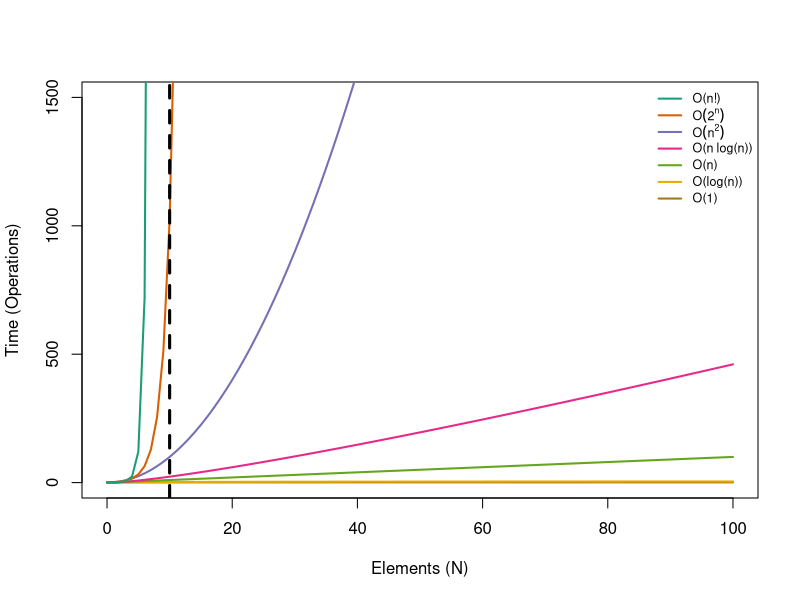

This figure's R source:
# IDS_07_04_BigO.R

# ==========================================================
# Install and load packages as needed
# ==========================================================

install.packages("RColorBrewer")
library(RColorBrewer)

# ==========================================================
# Set up graph
# ==========================================================

# The x & y limits for the plot
xl <- c(0, 100) #How many elements
yl <- c(0, 1500) #Operations

# Choose a palette from the RColorBrewer
pal <- brewer.pal(7, "Dark2")

# ==========================================================
# Graph functions
# ==========================================================

# FAST
# 1. O(1) Constant
plot(function(n) (rep(1, length(n))), xlim = xl, ylim = yl, 
     col = pal[7], 
     lwd = 2,
     xlab = "Elements (N)", 
     ylab = "Time (Operations)")

# 2. O(log(n)): Logarithmic Ex: Find an item in a sorted array
plot(function(n) (log(n)), xlim = xl, ylim = yl, 
     col = pal[6], lwd = 2, add = TRUE)

# 3. O(n): Linear Ex: Find an item in an unsorted list
plot(function(n) (n), xlim = xl, ylim = yl, 
     col = pal[5], lwd = 2, add = TRUE)

# MODERATE
# 4. O(n log(n)): Loglinear Ex: FFT
plot(function(n) (n*log(n)), xlim = xl, ylim = yl, 
     col = pal[4], lwd = 2, add = TRUE)

# SLOW
# 5. O(n^2): Quadratic Ex: Multiply two n-digit numbers
plot(function(n) (n^2), xlim = xl, ylim = yl, 
     col = pal[3], lwd = 2, add = TRUE)

# 6. O(2^n): Exponential Ex: an exact solution traveling salesman  problem using dynamic programming
plot(function(n) (2^n), xlim = xl, ylim = yl, 
     col = pal[2], lwd = 2, add = TRUE)

# 7. O(n!): Factorial Ex: brute-force approach traveling salesman
plot(function(n) (factorial(n)), xlim = xl, ylim = yl, 
     col = pal[1], lwd = 2, add = TRUE)

# Legend
legend("topright",  
       c("O(n!)", expression(O(2^n)), expression(O(n^2)),
         "O(n log(n))", "O(n)", "O(log(n))", "O(1)"),
       lty = 1, lwd = 2,  col = pal,  bty = 'n',  cex = .75)

# Vertical reference line at 10 elements
abline(v = 10, lty = 2, lwd = 3)

# ==========================================================
# Clean up
# ==========================================================

# Clear workspace
#rm(list = ls()) 

# Unload packages
# detach("package:RColorBrewer", unload = TRUE)

# Clear plots
# dev.off()

# Clear console
# cat("\014")  # ctrl+L
